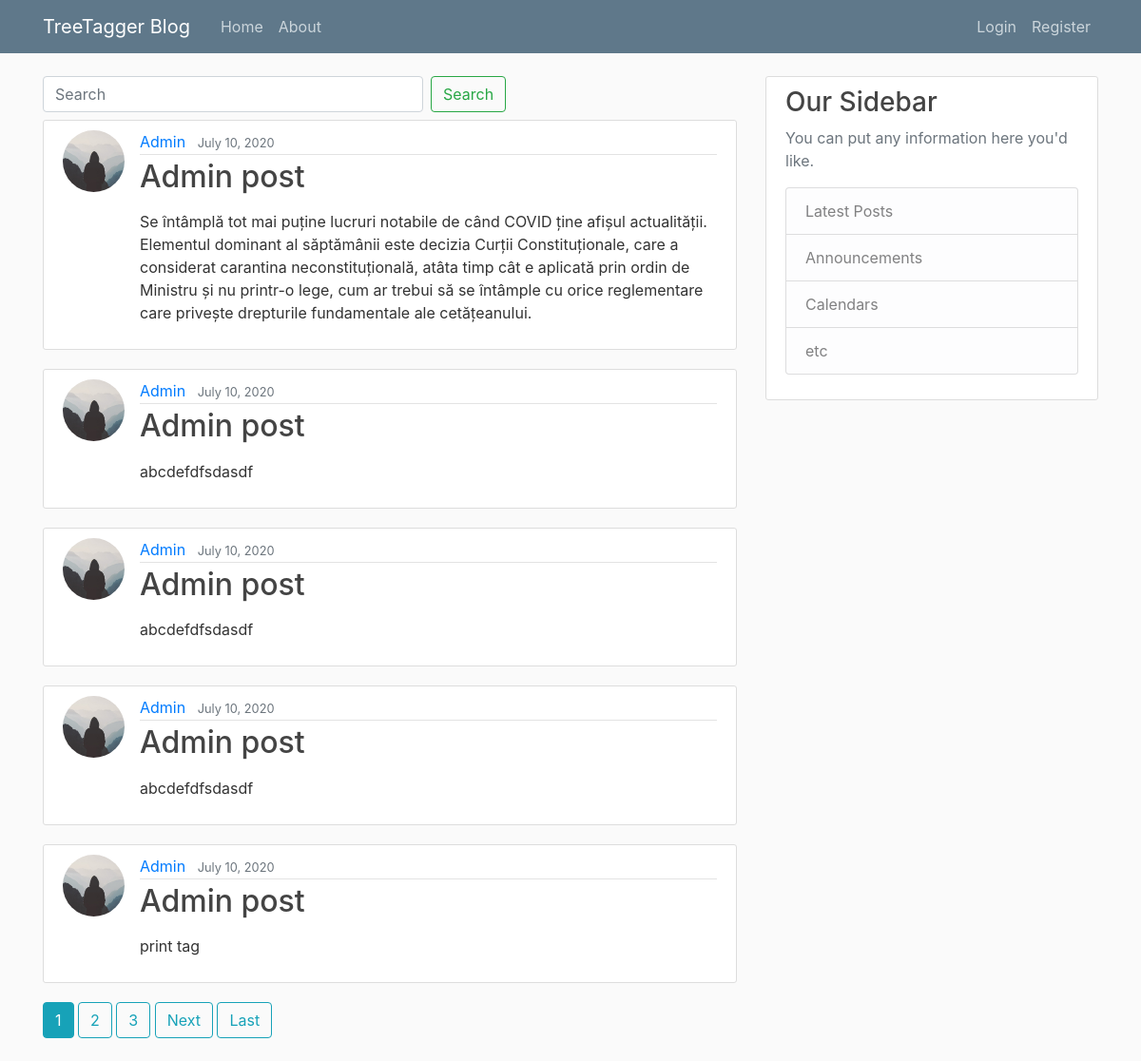
The page / on the database its author committed.
### blog/models.py (models this page shows, shortened)
class Post(models.Model):
    author = models.ForeignKey(
        settings.AUTH_USER_MODEL, on_delete=models.CASCADE)
    title = models.CharField(max_length=100)
    content = models.TextField()
    lang = models.IntegerField(default=0)
    liked = models.ManyToManyField(
        settings.AUTH_USER_MODEL, blank=True, related_name='liked')
    date_posted = models.DateTimeField(default=timezone.now)
    objects = PostManager()
    class Meta:
        ordering = ('-date_posted', )

### users/models.py (models this page shows, shortened)
class Profile(models.Model):
    user = models.OneToOneField(User, on_delete=models.CASCADE)
    image = models.ImageField(default='default.jpg', upload_to='profile_pics')

### blog/views.py (the view)
# urls.py: path('', PostListView.as_view(), name='index'),
class PostListView(ListView):
    model = Post
    template_name = 'blog/index.html'
    context_object_name = 'posts'
    paginate_by = 5
    def get_context_data(self, *, object_list=None, **kwargs):
        context = super().get_context_data(**kwargs)
        try:
            keyword = self.request.GET['q']
        except:
            keyword = ''
        context['keyword'] = keyword
        return context
    def get_queryset(self):
        try:
            keyword = self.request.GET['q']
        except:
            keyword = ''
        if (keyword != ''):
            object_id_lists = set()
            tag_list = Tag.objects.filter(tag_string__icontains=keyword)\
                .select_related('post').values('post_id')
            for tag in tag_list:
                object_id_lists.add(tag['post_id'])
            return self.model.objects.filter(pk__in=object_id_lists)
        else:
            object_list = self.model.objects.all()
            return object_list

### blog/templates/blog/index.html (shortened to what this page needs)
{% extends "blog/base.html" %}
{% block content %}
<form class="form-inline my-2 my-lg-0 pb-2">
    <input class="form-control mr-sm-2" name="q" type="search"
           placeholder="Search" aria-label="Search"
           style="width: 400px"
           value={{ keyword }}
    >
    <input class="btn btn-outline-success my-2 my-sm-0" type="submit" value="Search">
</form>
    {% for post in posts %}
        <article class="media content-section">
          <img class="rounded-circle article-img" src="{{ post.author.profile.image.url }}">
          <div class="media-body">
            <div class="article-metadata">
              <a class="mr-2" href="{% url 'user_posts' post.author.username %}">{{ post.author }}</a>
              <small class="text-muted">{{ post.date_posted|date:"F d, Y" }}</small>
            </div>
          <h2><a class="article-title" href="{% url 'post_detail' post.pk %}">{{ post.title }}</a></h2>
            <p class="article-content">{{ post.content|safe }}</p>
          </div>
        </article>
    {% endfor %}
    {% if is_paginated %}
      {% for num in page_obj.paginator.page_range %}
        {% if page_obj.number == num %}
          <a class="btn btn-info mb-4" href="?q={{ keyword }}&page={{ num }}">{{ num }}</a>
        {% elif num > page_obj.number|add:'-3' and num < page_obj.number|add:'3' %}
          <a class="btn btn-outline-info mb-4" href="?q={{ keyword }}&page={{ num }}">{{ num }}</a>
        {% endif %}
      {% endfor %}
      {% if page_obj.has_next %}
        <a class="btn btn-outline-info mb-4" href="?q={{ keyword }}&page={{ page_obj.next_page_number }}">Next</a>
        <a class="btn btn-outline-info mb-4" href="?q={{ keyword }}&page={{ page_obj.paginator.num_pages }}">Last</a>
      {% endif %}
    {% endif %}
{% endblock content %}

### web/static/css/main.css (style rules this page uses)
body { background: #fafafa; color: #333333; margin-top: 5rem; }
h1, h2, h3, h4, h5, h6 { color: #444444; }
.content-section { background: #ffffff; padding: 10px 20px; border: 1px solid #dddddd; border-radius: 3px; margin-bottom: 20px; }
.article-title { color: #444444; }
.article-content { white-space: pre-line; }
.article-img { height: 65px; width: 65px; margin-right: 16px; }
.article-metadata { padding-bottom: 1px; margin-bottom: 4px; border-bottom: 1px solid #e3e3e3 }

### rows shown on the page
Post: author.profile.image (placeholder picture), author "Admin", date_posted "July 10, 2020", title "Admin post", content "Se întâmplă tot mai puține lucruri notabile de când COVID ține afișul actualității. Elementul dominant al săptămânii este decizia Curții Constituționale, care a considerat carantina neconstituțională, atâta timp cât e aplicată prin ordin de Ministru și nu printr-o lege, cum ar trebui să se întâmple cu orice reglementare care privește drepturile fundamentale ale cetățeanului."
Post: author.profile.image (placeholder picture), author "Admin", date_posted "July 10, 2020", title "Admin post", content "abcdefdfsdasdf"
Post: author.profile.image (placeholder picture), author "Admin", date_posted "July 10, 2020", title "Admin post", content "abcdefdfsdasdf"
Post: author.profile.image (placeholder picture), author "Admin", date_posted "July 10, 2020", title "Admin post", content "abcdefdfsdasdf"
Post: author.profile.image (placeholder picture), author "Admin", date_posted "July 10, 2020", title "Admin post", content "print tag"

### other values the page prints
{{ num }} "1"
{{ num }} "2" "3"
